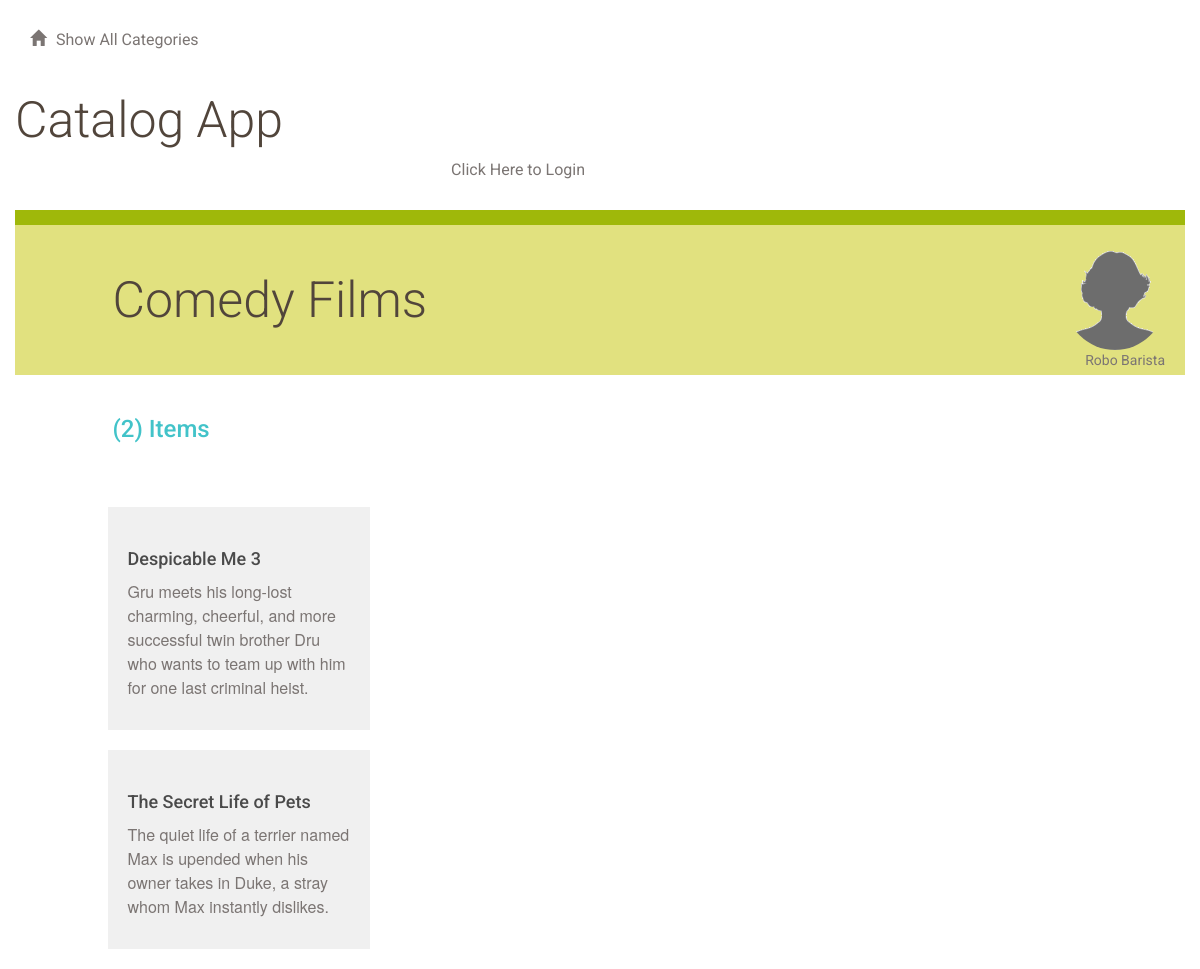
Screenshot of /catalog/3/items/ with the database file from the repository.
### database_setup.py (models this page shows, shortened)
class Category(Base):
    __tablename__ = 'category'
    id = Column(Integer, primary_key=True)
    name = Column(String(250), nullable=False)
    user_id = Column(Integer, ForeignKey('user.id'))
    user = relationship(User)

class User(Base):
    __tablename__ = 'user'
    id = Column(Integer, primary_key=True)
    name = Column(String(250), nullable=False)
    email = Column(String(250), nullable=False)
    picture = Column(String(250))

class Item(Base):
    __tablename__ = 'item'
    id = Column(Integer, primary_key=True)
    title = Column(String(250), nullable=False)
    description = Column(String(250))
    date = Column(DateTime, nullable=False)
    cat_id = Column(Integer, ForeignKey('category.id'))
    category = relationship(Category)
    user_id = Column(Integer, ForeignKey('user.id'))
    user = relationship(User)

### app.py (the view)
@app.route('/catalog/<int:category_id>/')
@app.route('/catalog/<int:category_id>/items/')
def showItems(category_id):
    category = session.query(Category).filter_by(id=category_id).one()
    count = session.query(Item).filter_by(cat_id=category_id).count()
    creator = getUserInfo(category.user_id)
    items = session.query(Item).filter_by(
        cat_id=category_id).order_by(asc(Item.title)).all()
    if 'username' not in login_session or creator.id != login_session['user_id']:
        return render_template('publicmenu.html',
                               items=items,
                               category=category,
                               creator=creator,
                               count=count)
    else:
        return render_template('items.html',
                               items=items,
                               category=category,
                               creator=creator,
                               count=count)

### app.py (called while the page is built)
def getUserInfo(user_id):
    user = session.query(User).filter_by(id=user_id).one()
    return user

### templates/publicmenu.html (shortened to what this page needs)
{% extends "main.html" %}
{% block content %}
{% include "header.html" %}
<div class="row divider green">
	<div class="col-md-12"></div>
</div>
<div class="row banner menu">
	<div class="col-md-11 col-md-offset-1 padding-none">
		<h1>{{ category.name }}
			<figure class="creator">
				<img src="{{ url_for('static', filename='blank_user.gif') }}">
				<figcaption>{{ creator.name }}</figcaption>
			</figure>
		</h1>
		<br/>
		<h2>({{ count }}) Items</h2>
	</div>
</div>
	<div class="row padding-top padding-bottom">
		<div class="col-md-1"></div>
		<div class="col-md-11 padding-none">
		</div>
		<div class="col-md-7"></div>
	</div>
	<div class="row">
		<div class="col-md-12">
		</div>
	</div>
	{% if items !=[] %}
		<div class="row">
			<div class="col-md-1"></div>
			<div class="col-md-3">
					{% for i in items %}
							<div class="menu-item">
								<h3>{{i.title}}</h3>
								<p>{{i.description}}</p>
							</div>
					{% endfor %}
			</div>
			<div class="col-md-1"></div>
		</div>
	{% endif %}
{% endblock %}

### static/styles.css (style rules this page uses)
* { font-family: "Helvetica Neue Bold", Roboto, Helvetica, Arial, sans-serif; font-weight: 700; }
h1 { font-family: "Helvetica Neue Light", Roboto, Helvetica, Arial, sans-serif; font-size: 50px; color: #51453B; line-height: 60px; font-weight: 300; }
h2 { font-size: 24px; color: #42C3C9; line-height: 29px; }
h3 { font-size: 18px; color: #4A4A4A; line-height: 23px; }
p { font-family: "Helvetica Neue", Roboto, Helvetica, Arial, sans-serif; font-size: 16px; color: #7B7573; line-height: 24px; font-weight: 400; }
.padding-top { padding-top: 30px; }
.padding-bottom { padding-bottom: 30px; }
.padding-none { padding: 0; }
.divider { height: 15px; }
.divider.green { background-color: #9FB80A; }
.banner.menu { height: 150px; background-color: #E1E17F; }
.banner h1 { margin: 45px 0; }
.menu-item { background: #F0F0F0; padding: 20px; margin: 20px; margin-left: -20px; }
.creator { padding-right: 20px; margin-top: -20px; text-align: right; float:right; }
.creator img { width: 100px; border-radius: 50%; }
.creator figcaption { font-size: 14px; color: #7B7573; font-weight: 400; margin-top: -20px; }

### rows the page displays
Category: name "Comedy Films"
User: name "Robo Barista"
Item: title "Despicable Me 3", description "Gru meets his long-lost charming, cheerful, and more successful twin brother Dru who wants to team up with him for one last criminal heist."
Item: title "The Secret Life of Pets", description "The quiet life of a terrier named Max is upended when his owner takes in Duke, a stray whom Max instantly dislikes."

### other values shown
{{ count }} "2"
